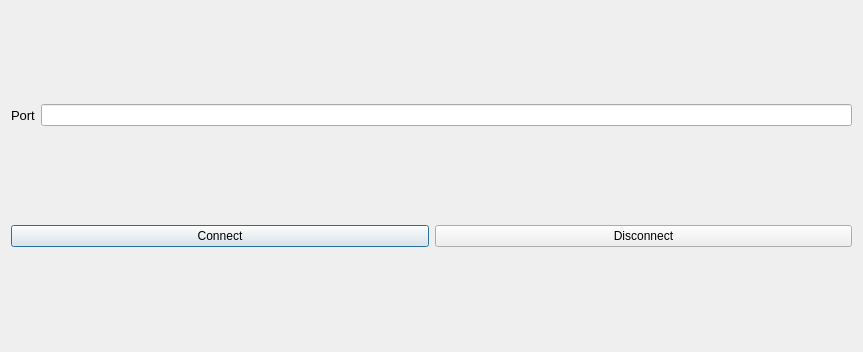
<?xml version="1.0" encoding="UTF-8"?>
<ui version="4.0">
 <class>SerialDialog</class>
 <widget class="QDialog" name="SerialDialog">
  <property name="geometry">
   <rect>
    <x>0</x>
    <y>0</y>
    <width>863</width>
    <height>352</height>
   </rect>
  </property>
  <property name="windowTitle">
   <string>SerialConnection</string>
  </property>
  <layout class="QVBoxLayout" name="verticalLayout">
   <item>
    <layout class="QHBoxLayout" name="horizontalLayout">
     <item>
      <widget class="QLabel" name="label">
       <property name="font">
        <font>
         <pointsize>10</pointsize>
        </font>
       </property>
       <property name="text">
        <string>Port</string>
       </property>
      </widget>
     </item>
     <item>
      <widget class="QLineEdit" name="cnct_lEdit_port"/>
     </item>
    </layout>
   </item>
   <item>
    <layout class="QHBoxLayout" name="horizontalLayout_2">
     <item>
      <widget class="QPushButton" name="cnct_pButton_connect">
       <property name="text">
        <string>Connect</string>
       </property>
      </widget>
     </item>
     <item>
      <widget class="QPushButton" name="cnct_pButton_disconnect">
       <property name="text">
        <string>Disconnect</string>
       </property>
      </widget>
     </item>
    </layout>
   </item>
  </layout>
 </widget>
 <resources/>
 <connections/>
</ui>
